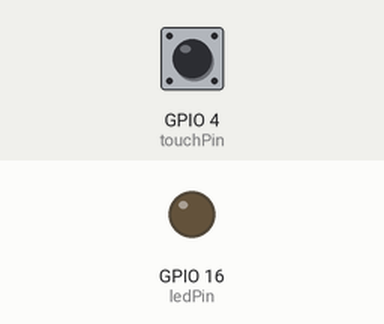
The sketch below on a simulated ESP32. Shown: output pins drawn as LEDs (lit = HIGH). The inputs (shaded band) are chosen by the test bench; at power-on: GPIO 4 (touchPin) HIGH. What the sketch prints to the serial monitor is not drawn.

Above: at 1.2 s.
1.3 s: GPIO 4 (touchPin) pulled LOW for 0.15 s
At 1.37 s:
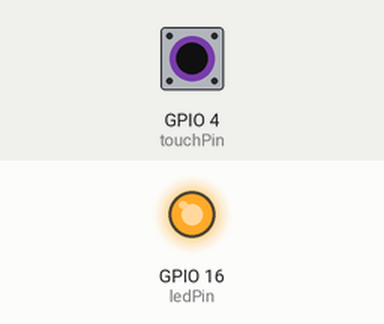
2.9 s: GPIO 4 (touchPin) pulled LOW for 3.2 s
At 6.7 s:
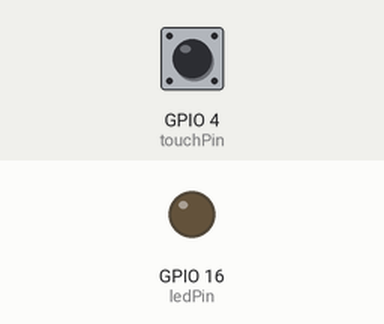
Timing chart, 0 to 8.2 s (numbered marks = the images above; inputs shaded):
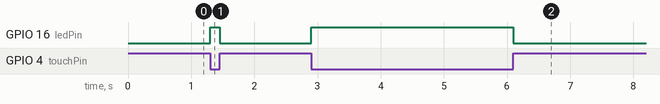

Measured:
- after the input at 1.3 s, GPIO 16 (ledPin): LOW → HIGH at once, → LOW 0.15 s later
- after the input at 2.9 s, GPIO 16 (ledPin): LOW → HIGH at once, → LOW 3.2 s later

The sketch:

sketch_unit2_2.ino
```cpp
const int touchPin = 4;
const int ledPin = 16;

int touchState = 0;

void setup() {
  Serial.begin(115200);
  pinMode(ledPin, OUTPUT);
}

void loop() {
  touchState = touchRead(touchPin);
  if (touchState < 20) {
    Serial.println("touch!!");
    digitalWrite(ledPin, HIGH);
  } else {
    digitalWrite(ledPin, LOW);
  }
}
```
